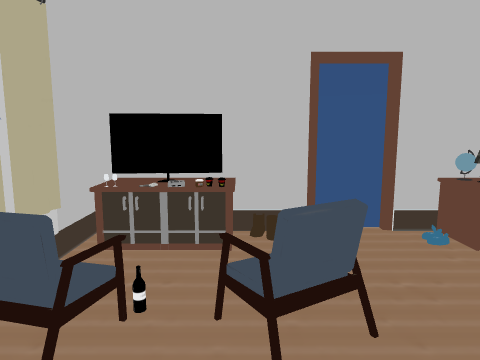
View 1 (above)

12 first-person views from a walk through a scene from a Unity 3-D project. The camera is 1.3 m above the floor, tilts 8° down and sees 70° across. Doors are open. The floor is counted in squares, 0.5 m on a side. Each view is taken from the middle of a square. On the plan, view 1 faces up. The plan holds only what a view shows up to about 20 squares ahead; the rest is blank. The player is left out. Some surface patterns are stand-ins.

View 2
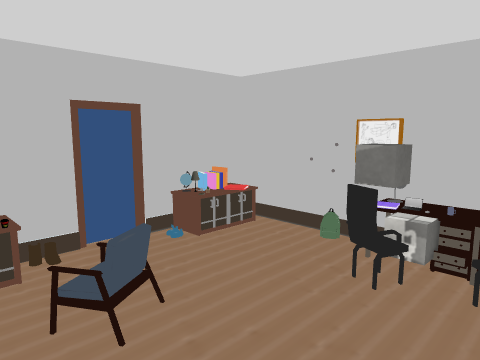

View 3
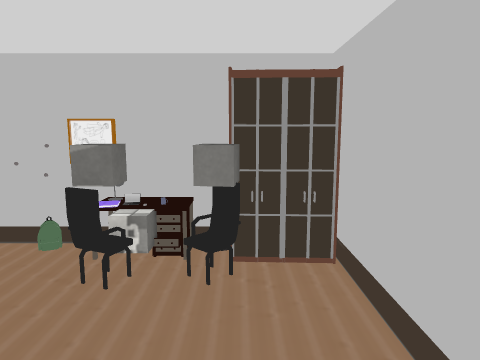

View 4
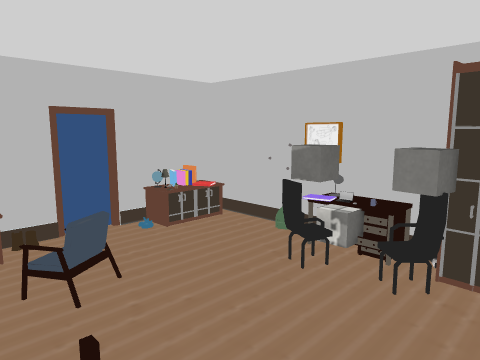

View 5
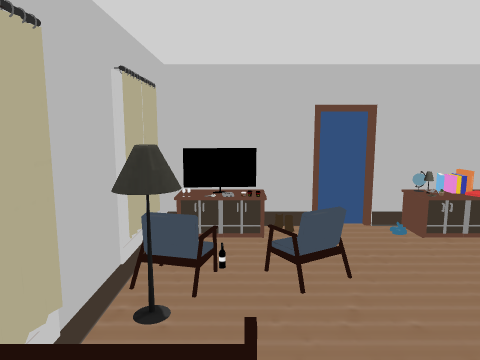

View 6
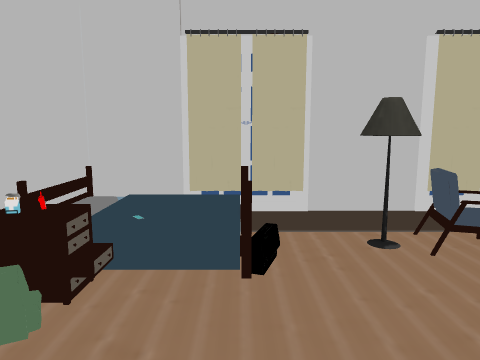

View 7
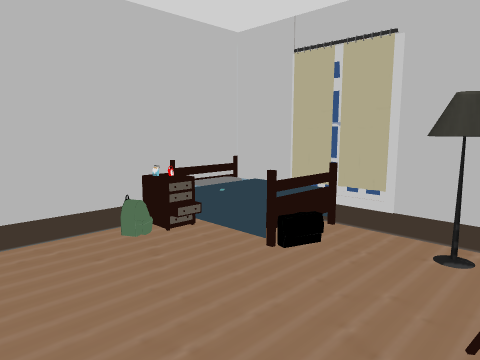

View 8
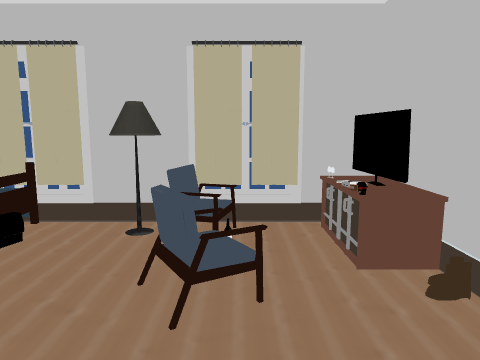

View 9
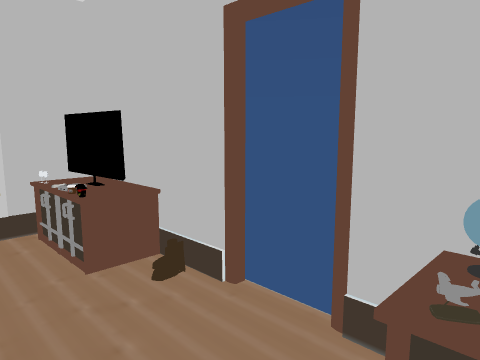

View 10
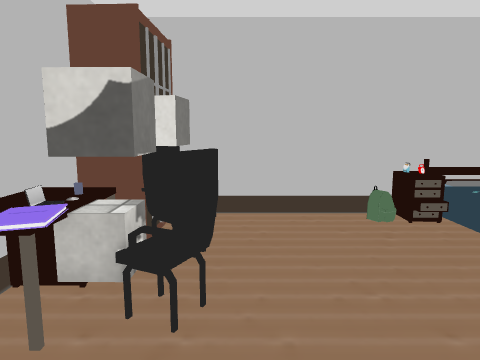

View 11
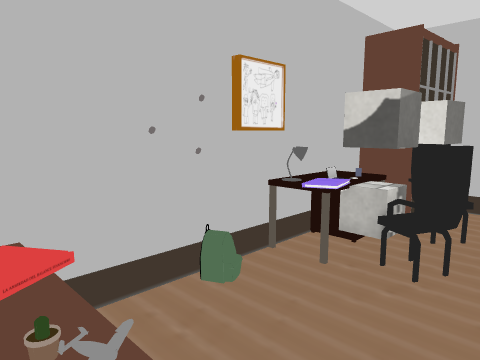

View 12
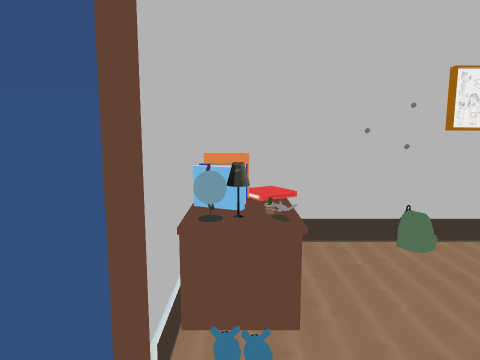

### Floor plan
Key: @ floor where view 1 was taken; # wall or solid block; x gap in a wall; . main floor; : floor 0.5 m higher than the main floor; / step, stairs or slope; D open door; = window, fence, low wall or low ledge; C chair; L lamp; A laptop; W wardrobe; B bed; O other object.
Columns run from 4 left of view 1 to 9 right of it. Each row starts with its distance up from view 1.
  9 #####ODDx#####
  8 #OOOO....OOOO#
  7 #OOOO....OOOO#
  6 # ...........#
  5 #=...O.......O
  4 ###.C#.......O
  3 ##C..........O
  2 #LL.......COL#
  1 #........CCOA#
  0 # ..@......OO#
 -1 #BB/......OO=#
 -2 # :/......C###
 -3 #  /.......#
 -4 # :/ O.....W
 -5 #############

Where each view was taken, in squares from view 1:
view 1: 0 up, 0 right, facing up
view 2: 2 down, 2 left, facing up-right
view 3: 2 down, 2 left, facing right
view 4: 4 down, 2 left, facing up-right
view 5: 4 down, 1 left, facing up
view 6: 1 down, 5 right, facing left
view 7: 4 up, 5 right, facing down-left
view 8: 5 up, 6 right, facing left
view 9: 5 up, 6 right, facing up-left
view 10: 6 up, 5 right, facing down
view 11: 8 up, 4 right, facing down-right
view 12: 8 up, 1 right, facing right
